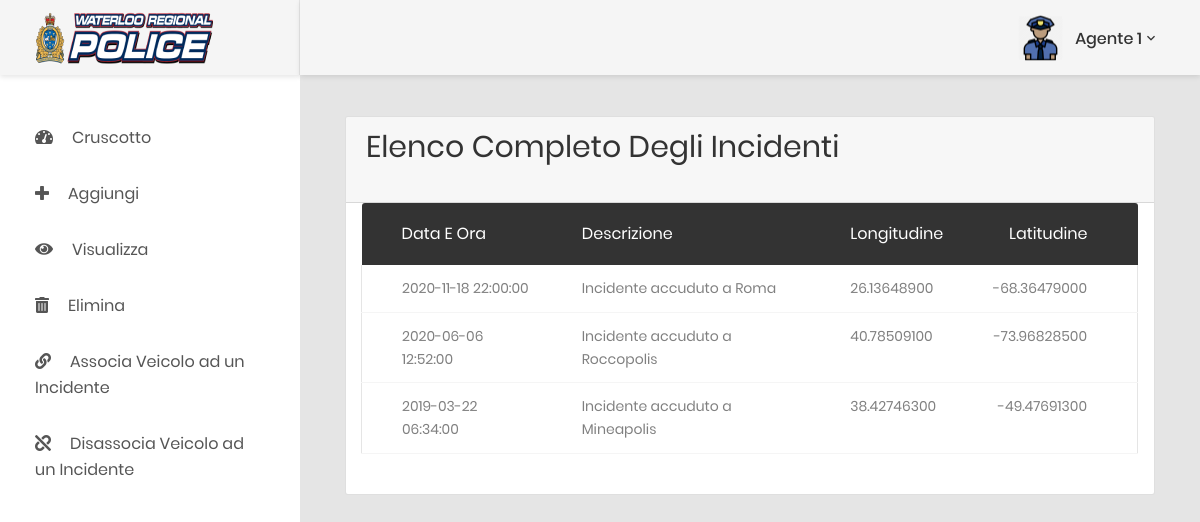
/incidenteRead.php, run on the app's committed database.
### tables this page shows
CREATE TABLE incidenti (
  idIncidente INT(5) PRIMARY KEY AUTO_INCREMENT,
  descrizione VARCHAR(150) NOT NULL,
  longitudine DECIMAL(11,8) NOT NULL,
  latitudine DECIMAL(10,8) NOT NULL,
  data DATE NOT NULL,
  ora TIME NOT NULL ,
  pathFoto VARCHAR(100) NOT NULL
);

### dao/IncidenteDAO.php (called while the page is built, shortened)
<?php
include_once __DIR__.'/classes/Incidente.php';
class IncidenteDAO {
    public static function getElencoUltimiIncidenti() {
        try {
            $conn = Connection::getConnection();
            $sql = "SELECT * FROM incidenti ORDER BY incidenti.data DESC";
            $stm = $conn->query($sql);
            $Vincidente = array();
            while ($riga = $stm->fetch(PDO::FETCH_ASSOC)) {
                $idIncidente = $riga['idIncidente'];
                $descrizione = $riga['descrizione'];
                $longitudine = $riga['longitudine'];
                $latitudine = $riga['latitudine'];
                $data = $riga['data'];
                $ora = $riga['ora'];
                $pathFoto = $riga['pathFoto'];
                $incidente = new Incidente($idIncidente, $descrizione, $longitudine, $latitudine, $data, $ora, $pathFoto);
                array_push($Vincidente, $incidente);
            }
        } catch (PDOException $e) {
            throw $e;
        }
        return $Vincidente;
    }
}

### dao/classes/Incidente.php (called while the page is built, shortened)
<?php
class Incidente {
    private $descrizione;
    private $longitudine;
    private $latitudine;
    private $data;
    private $ora;
    public function __construct($idIncidente, $descrizione, $longitudine, $latitudine, $data, $ora, $pathFoto)
    {
        $this->descrizione = $descrizione;
        $this->longitudine = $longitudine;
        $this->latitudine = $latitudine;
        $this->data = $data;
        $this->ora = $ora;
    }
    public function getDescrizione()
    {
        return $this->descrizione;
    }
    public function getLongitudine()
    {
        return $this->longitudine;
    }
    public function getLatitudine()
    {
        return $this->latitudine;
    }
    public function getData()
    {
        return $this->data;
    }
    public function getOra()
    {
        return $this->ora;
    }
}

### incidenteRead.php (the view, shortened to what this page needs)
<!DOCTYPE html>
<html lang="en">
<head>
    <?php
        include_once "vendorsHeaders.php";
        include_once "./dao/IncidenteDAO.php";
    ?>
</head>
<body class="animsition">
<div class="page-wrapper">
    <div class="page-container">
        <?php
        include_once __DIR__ . '/components/headerDesktop.php';
        include_once __DIR__ . '/components/sidebarDesktop.php';
        ?>
        <div class="main-content">
            <div class="section__content section__content--p30">
                <div class="container-fluid">
                    <div class="row">
                        <div class="col-12">
                            <div class="card">
                                <div class="card-header">
                                    <h2 class="title-1 m-b-25">Elenco Completo degli Incidenti</h2>
                                </div>
                                <div class="col-lg-12">
                                    <div class="table-responsive m-b-40">
                                        <table class="table table-borderless table-data3">
                                            <thead>
                                            <tr>
                                                <th>Data e Ora</th>
                                                <th>Descrizione</th>
                                                <th>Longitudine</th>
                                                <th>Latitudine</th>
                                            </tr>
                                            </thead>
                                            <tbody>
                                            <?php
                                            $elencoIncidenti = IncidenteDAO::getElencoUltimiIncidenti();
                                            foreach ($elencoIncidenti as $incidente) {
                                                echo "<tr>";
                                                echo "<td>".$incidente->getData()." ".$incidente->getOra()."</td>";
                                                echo "<td>".$incidente->getDescrizione()."</td>";
                                                echo "<td>" .$incidente->getLongitudine(). "</td>";
                                                echo "<td>" .$incidente->getLatitudine(). "</td>";
                                                echo "</tr>";
                                            }
                                            ?>
                                            </tbody>
                                        </table>
                                    </div>
                                </div>
                            </div>
                        </div>
                    </div>
                </div>
            </div>
        </div>
    </div>
</div>
</body>
</html>

### data on the page
incidenti: data "2020-11-18", ora "22:00:00", descrizione "Incidente accuduto a Roma", longitudine "26.13648900", latitudine "-68.36479000"
incidenti: data "2020-06-06", ora "12:52:00", descrizione "Incidente accuduto a Roccopolis", longitudine "40.78509100", latitudine "-73.96828500"
incidenti: data "2019-03-22", ora "06:34:00", descrizione "Incidente accuduto a Mineapolis", longitudine "38.42746300", latitudine "-49.47691300"
